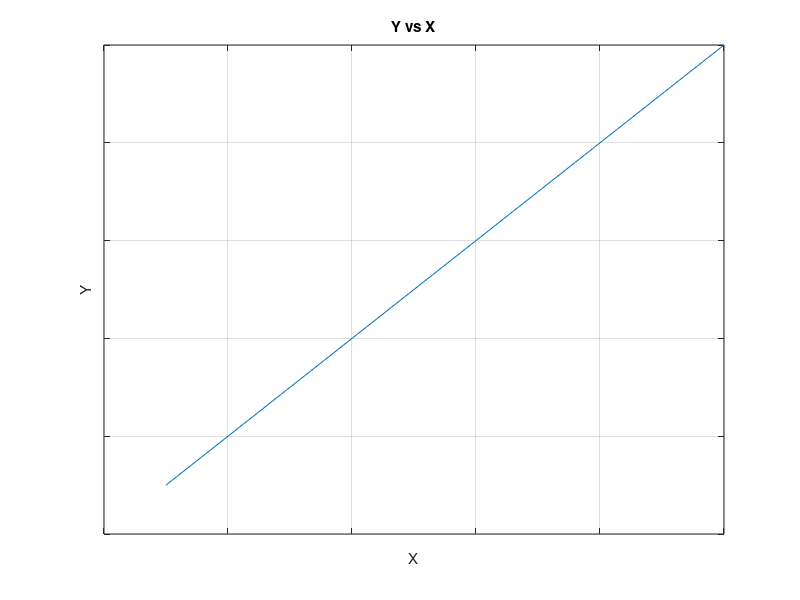

Source code (MATLAB): (Note: this script raises an error after producing the figure.)
% Test hand-letter themed plots

close all

plot(1:10);
grid on
xlabel('X')
ylabel('Y')
xticklabels({''})
yticklabels({''})
title('Y vs X')
drawnow
pause(1)
hand
pause(2)

close all
plot([real(exp(i*2*pi/1024*(0:1024)));imag(exp(i*2*pi/1024*(0:1024)))].');
grid on
xlabel('Time (s)')
ylabel('Amplitude (V)')
title('Waveform')
drawnow
pause(1)
hand
pause(2)

close all
barh([(1:10)' (10:-1:1)']);
grid on
legend('this','that')
xlabel('blivit')
ylabel('barvid')
title('This and That')
drawnow
pause(1)
hand
pause(2)

close all
bar([(1:10)' (10:-1:1)']);
grid on
legend('this','that')
xlabel('blivit')
ylabel('barvid')
title('This and That')
drawnow
pause(1)
hand('rg')
pause(2)

close all
m = -0.4;
b = 10;
b1 = 6;
x1 = 100*rand(100,1);
y1 = m*x1 + b1 + randn(100,1);
b2 = 14;
x2 = 100*rand(100,1);
y2 = m*x2 + b2 + randn(100,1);
x = (0:99)';
y = m*x + b;
plot(x1,y1,'.',x2,y2,'.','MarkerSize',10);
hold on; plot(x,y,'--','LineWidth',2);
legend('this','that')
xlabel('blivit')
ylabel('barvid')
title('This and That')
grid on;
drawnow
pause(1)
hand
pause(2)

close all
t = 0:pi/50:10*pi;
st = sin(t);
ct = cos(t);
plot3(st,ct,t)
grid on
xlabel('X')
ylabel('Y')
zlabel('Z')
title('3-d plot')
pause(1)
hand
pause(2)

close all
Z = 10 + peaks;
surf(Z)
hold on
imagesc(Z)
grid off
hold off
xlabel('X')
ylabel('Y')
zlabel('Z')
title('3-d plot on top of imagesc')
colorbar;
pause(1)
hand
pause(2)

close all
x = (-1024:1024)/256 * 2*pi;
plot(x/(2*pi), sin(x) ./ x);
grid on;
xlabel('X');
ylabel('sin(x)/x');
title('Sinc fcn');
pause(1);
hand
